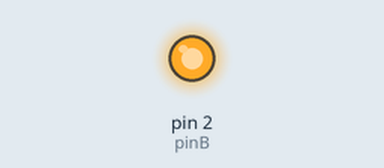
Simulated run of this sketch. Board: Arduino Uno, built with avr-gcc and run on an emulated ATmega328P. On the bench: output pins drawn as LEDs (lit = HIGH).

Above: at 0.2 s.
At 5.5 s:
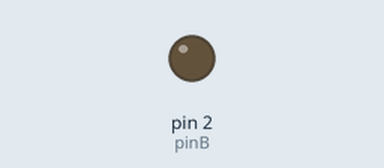
Timing chart, 0 to 13.7 s (numbered marks = the images above):
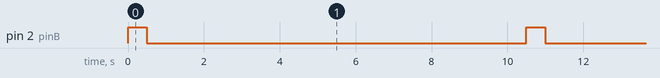

Measured:
- by itself, pin 2 (pinB): alternates HIGH for 0.50 s and LOW for 10.0 s

The sketch:

buzzerDebug.ino
```cpp
  int pinB=2;


void setup() {
  // put your setup code here, to run once:
  pinMode(pinB, OUTPUT);     // This pin is used to provide a high signal to SiC450 Enable pin

}

void loop() {
  // put your main code here, to run repeatedly:
    digitalWrite(pinB, HIGH);  // Enable the SIC450
delay(500);
    digitalWrite(pinB, LOW);  // Enable the SIC450

delay(10000);

}
```
